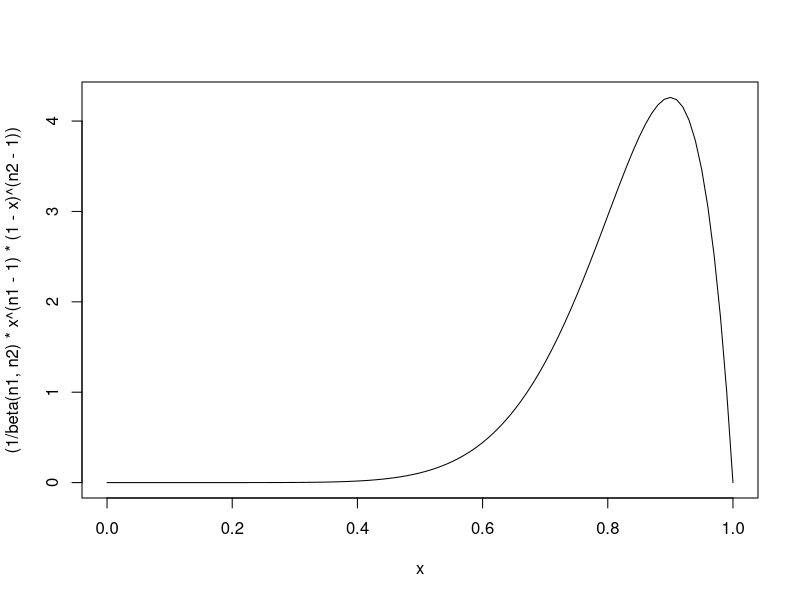
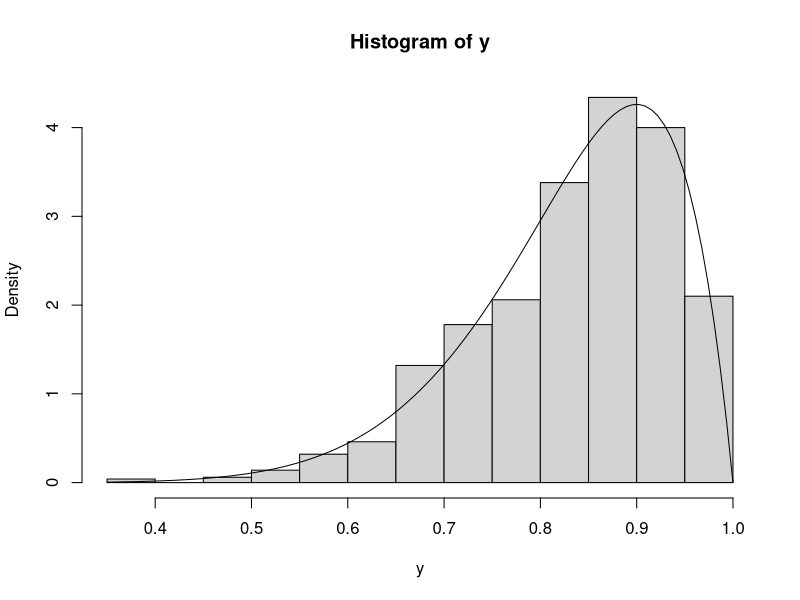
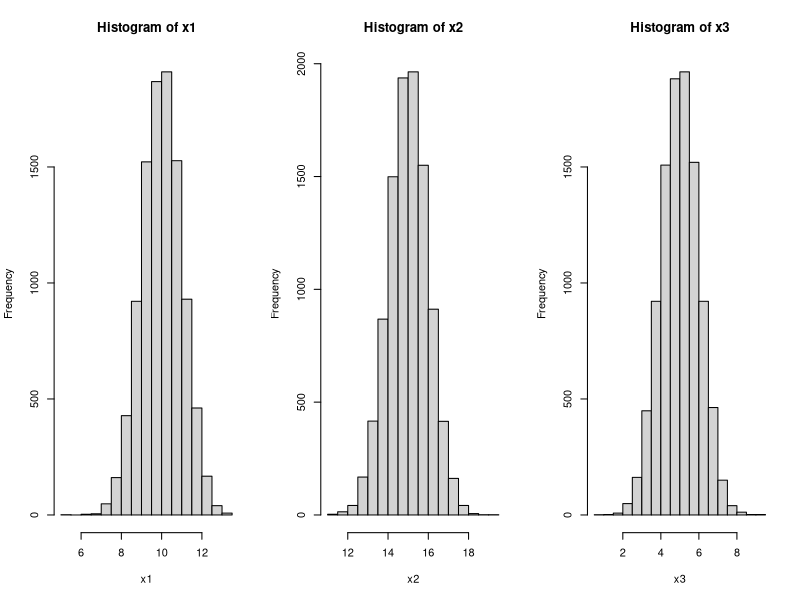
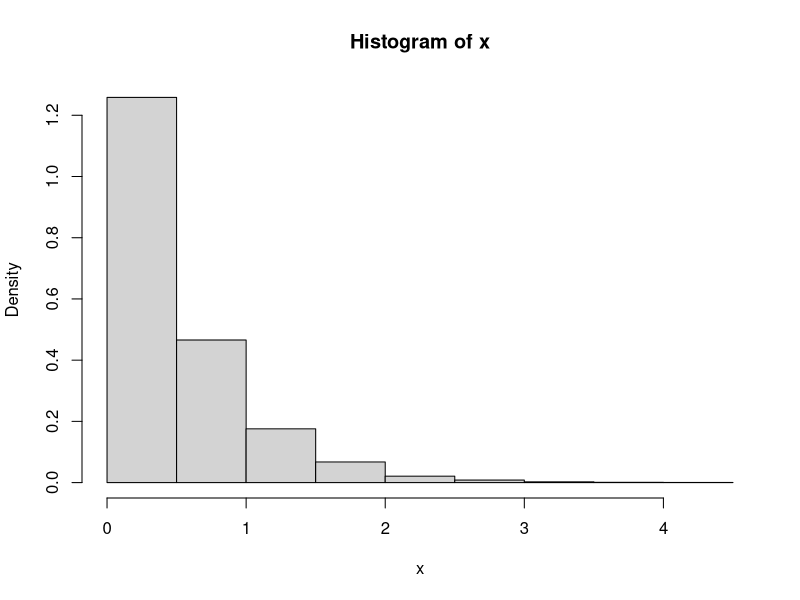

R code for these plots, in order: (Note: this script raises an error after producing the figures.)
# 1 Гамма тархалтын тусламжтайгаар бетта тархалтыг загварчил 
# 2 Олон хэмжээст тархалтыг загварчил E-1, E-2 загварчил
# 3 Өө хараал идэг бичиж амжисангүй 
# hstatistic@gmail.com  2017-stat ner bodlogo_number
#1
n1 = 10; 
n2= 2
y=c()
curve((1/beta(n1,n2)*x^(n1-1)*(1-x)^(n2-1)))
for(i in 1:1000){
x1=(rgamma(1, n1))
x2=(rgamma(1, n2))
y[i]=x1/(x1+x2)
}
hist(y,freq = FALSE)
curve((1/beta(n1,n2)*x^(n1-1)*(1-x)^(n2-1)), add = TRUE)


z = c()

#2
x1 = c(1, 0.5, 0.2)
x2 = c(0.5, 1, 0.3)
x3 = c(0.2, 0.3, 1)
mycov = as.matrix(rbind(x1,x2,x3))
t(chol(mycov))%*%(chol(mycov))
crossprod(mycov)
det(mycov)
mycov_inv = solve(mycov)
mycov%*%mycov_inv
n = length(mycov[1,])
x=c()
C = chol(mycov)
x1=c()
x2=c()
x3=c()
mu = c(10,15,5)
for(j in 1:10000){
  z = as.matrix(rnorm(3))
  
  x = t(C) %*% z +(mu)
  x1[j] = x[1]
  x2[j] = x[2]
  x3[j] = x[3]
}
par(mfrow = c(1,3))
hist(x1)
hist(x2)
hist(x3)
par(mfrow = c(1,1))
cor(x1,x2)
cor(x1,x3)
cor(x2,x3)



#3
x =c()
n = 10000
alpha = 2 
for(i in 1:n){
  u = runif(1)
  x[i] = (-1/alpha)*log(u)
}
hist(x, freq = FALSE)
curve(dexp(alpha), add = TRUE)


#3 E-2
n = 700
u = runif(2*n-1)
u1 = u[1:n]
u2=sort(u[(n+1):(2*n-1)])
Y = c()
U = c()

for(i in 2:n){
  U[i]=u2[i-1]
}
U[1]=0
U[n+1]=1
OG = log(prod(u1))
for(i in 1:n){
  Y[i] = (U[i]-U[i+1])*OG
}
hist(Y, freq = FALSE, col= rainbow(19))
curve(dexp(x),add=TRUE, col = "#0000FF")


